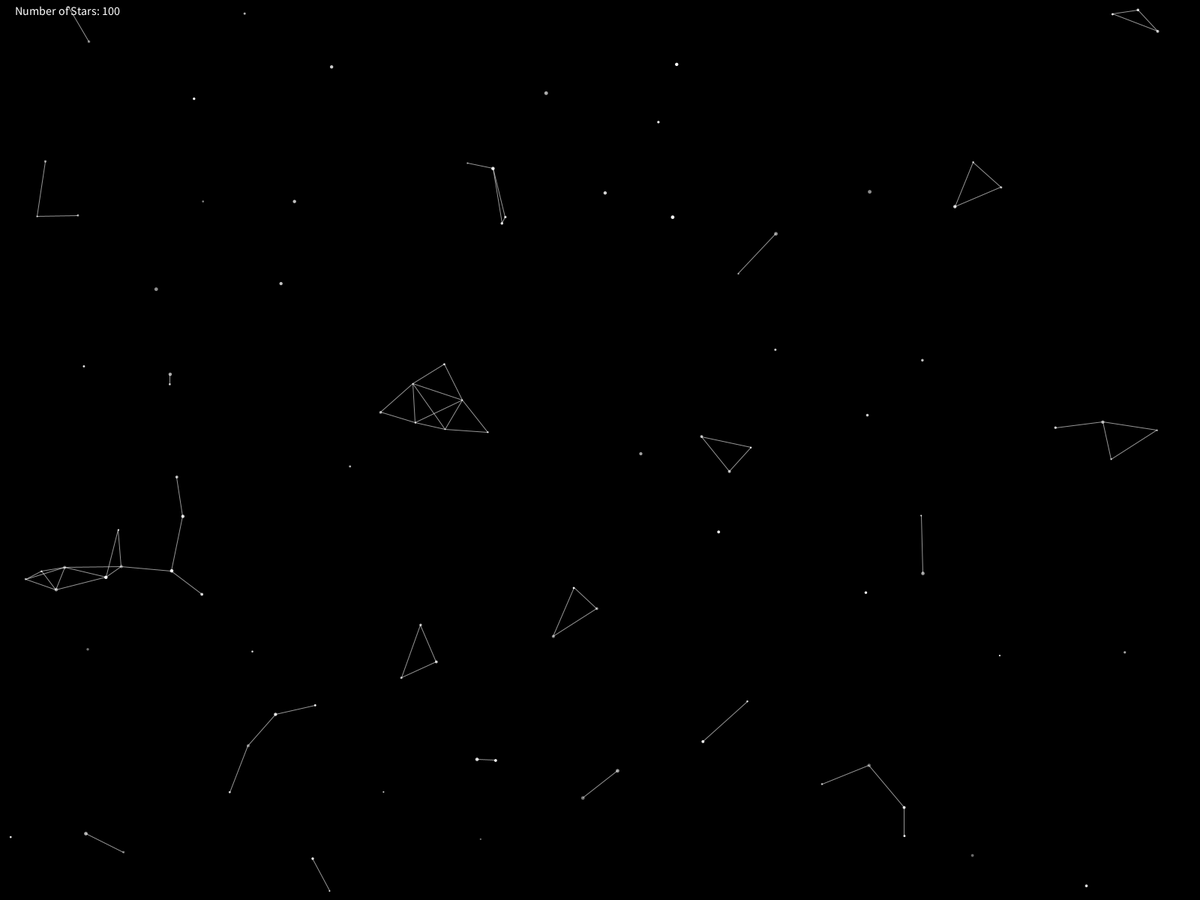
Frame 1 (no input)
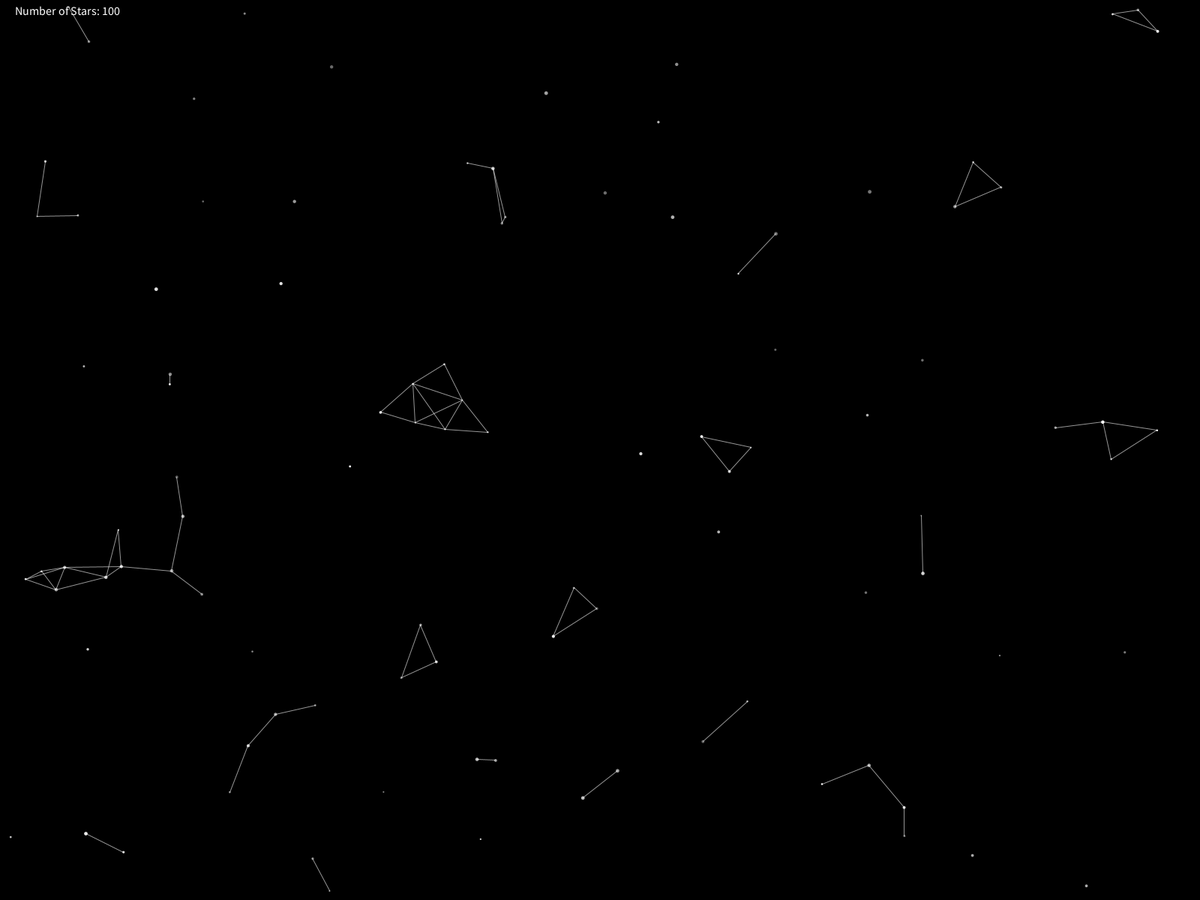
Frame 60 (the mouse pressed at the canvas centre just before this capture)
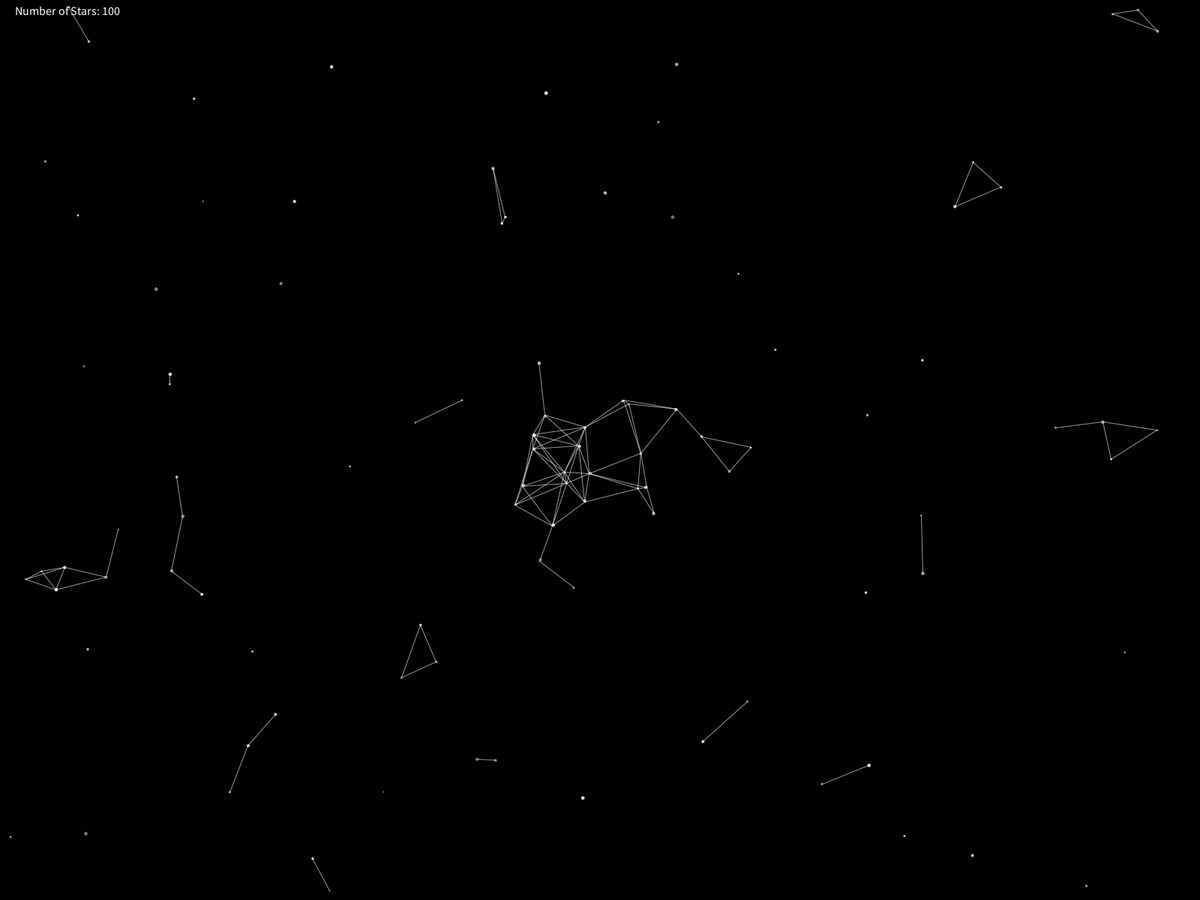
Frame 120 (the mouse held since frame 60 and released just before this capture)

The Processing sketch that drew these frames (run headless with seeded random() and noise(); from frame 60 on, the mouse is pressed at the canvas centre):

// Processing sketch: star
// ── star.pde
ArrayList<Star> stars; // ArrayList 변수
int maxStars = 100; // 최대 100개의 별 
float connectionDistance = 80; // 80 이하일 때 선으로 연결 

void setup() {
  fullScreen(); // 전체화면 설정
  stars = new ArrayList<Star>(); // 별들을 저장할 새로운 ArrayList 

  for (int i = 0; i < maxStars; i++) {
    stars.add(new Star(random(width), random(height))); // maxStars만큼 별 랜덤 생성하기 
  }
}

void draw() {
  background(0); // 검정색 배경

  // GPT사용 각 별에 대한 반짝임과 위치에 대한 질문, 가까운 별끼리 연결되게 질문
  //각 별에 하나씩 접근 
  for (Star s : stars) {
    s.twinkle(); // 각 별 반짝임
    s.display(); // 각 별을 화면에 그리기
    s.updatePosition(); // 각 별의 위치 업데이트
  }

  // 가까운 별들끼리 연결해 별자리 선 그리기 
  for (int i = 0; i < stars.size(); i++) { //stars 리스트에서 첫 번째 별부터 마지막 별까지 가져오기, 요소의 개수, 크기에 맞게 반환해줌   
    for (int j = i + 1; j < stars.size(); j++) { //한 번 연결된 별들을 다시 연결하지 않게 하기 
      Star s1 = stars.get(i);
      //i번째 별을 s1에 저장 
      Star s2 = stars.get(j);
      //j번째 별을 s2에 저장, s1,s2를 통해 두 별의 거리 계산할 수 있음 
      float d = dist(s1.x, s1.y, s2.x, s2.y); // 두 별 사이의 거리 계산, 거리가 짧을수록 별끼리 가까이 있음 
      
      // 거리 내에 있는 별들만 선으로 연결
      if (d < connectionDistance) {
        stroke(255, 150); // 선 색상과 투명도
        line(s1.x, s1.y, s2.x, s2.y); // 별을 연결하는 선 그리기
      }
    }
  }

  // 현재 별의 개수를 화면에 표시
  fill(255);  //흰색 글씨 
  textSize(16); //글씨 16
  text("Number of Stars: " + stars.size(), 20, 20); // 왼쪽 상단에 현재 별의 개수 표시 

  // 최대 별 개수를 초과하면 가장 오래된 별을 제거
  if (stars.size() > maxStars) {
    stars.remove(0); // ArrayList에서 첫 번째 별을 제거해 오래된 별부터 사라지게 하기 
  }
}

void mousePressed() {
  // 마우스 클릭 시 별들이 퍼져나가는 효과
  for (int i = 0; i < 20; i++) { // 클릭할 때마다 20개의 별 추가
  //GPT 사용 마우스 주변에서 랜덤으로 별이 추가되며 퍼져나가는 것을 질문 
    stars.add(new Star(mouseX + random(-50, 50), mouseY + random(-50, 50), random(-2, 2), random(-2, 2)));
    // 마우스 위치에서 +-50 내에서 랜덤으로 별 위치 설정하고 속도를 랜덤으로 설정 
  }
}

void mouseDragged() {
  // 드래그 시 별들이 떨어지는 효과
  for (int i = 0; i < 5; i++) { // 드래그할 때마다 5개 별 추가 반복 
    stars.add(new Star(mouseX + random(-10, 10), mouseY + random(-10, 10), random(-1, 1), random(-1, 1)));
    // 별 생성 마우스 중심으로 별 램덤하게 흩어지게, 범위 내에서 랜덤하게 속도 변화 
  }
}


class Star {
  float x, y; // 별의 x, y 좌표
  float size; // 별의 크기
  float brightness; // 별의 밝기
  float twinkleSpeed; // 반짝이는 속도
  float velocityX, velocityY; // 별의 속도 (움직이는 방향과 속도)

  // 별 생성자: 기본 위치와 속도로 별을 생성
  Star(float startX, float startY) {
    x = startX;
    y = startY;
    size = random(2, 5); // 별의 크기 무작위 설정
    brightness = random(100, 255); // 밝기 무작위 설정
    twinkleSpeed = random(1, 5); // 반짝임 속도 무작위 설정
    velocityX = 0;
    velocityY = 0;
  }

  //GPT 사용 별 생성, 별의 초기 위치와 속도를 생성하고  중복값을 피하려면 어떻게 해야되는지 질문 
  Star(float startX, float startY, float startVx, float startVy) {
    this(startX, startY);  // 기존 star 위치만 설정, 속도는 0으로 초기화 해서 중복 피하기 
    velocityX = startVx;
    velocityY = startVy;
  }

  // 별의 위치 업데이트, 벽에 튕기도록 
  void updatePosition() {
    x += velocityX; // x 좌표 업데이트
    y += velocityY; // y 좌표 업데이트

    // 벽에 튕기는 효과로 화면밖에 나가지 않게 함 
    if (x < 0 || x > width) { //화면 좌우 끝을 넘었는지 확인하고 이 조건이 참이라면 별은 화면을 넘어가게 되기 때문에 튕겨야함   
      velocityX *= -1; // x 방향 속도를 반대로 변경 
    }
    if (y < 0 || y > height) {//화면 위아래  끝을 넘었는지 확인하고 이 조건이 참이라면 별은 화면을 넘어가게 되기 때문에 튕겨야함
      velocityY *= -1; // y 방향 속도를 반대로 변경 
    }
  }

  // GPT 사용 반짝이 효과 밝기 값을 반짝이는 속도만큼 증가시키고 값을 어떻게 반전 시킬 수 있는지 질문 
  void twinkle() {
    brightness += twinkleSpeed; // 별의 밝기 값을 반짝이는 속도만큼 증가시켜 반짝이게 함  
    if (brightness > 255 || brightness < 100) { // 밝기가 최대255나 최소100에 도달했을 때
      twinkleSpeed *= -1; // 값을 반전  
    }
  }

  // 별 그리기
  void display() {
    fill(255, brightness); // 밝기에 맞춰 색상 설정
    noStroke(); // 테두리 없음
    ellipse(x, y, size, size); // 원 모양으로 별 그리기
  }
}
